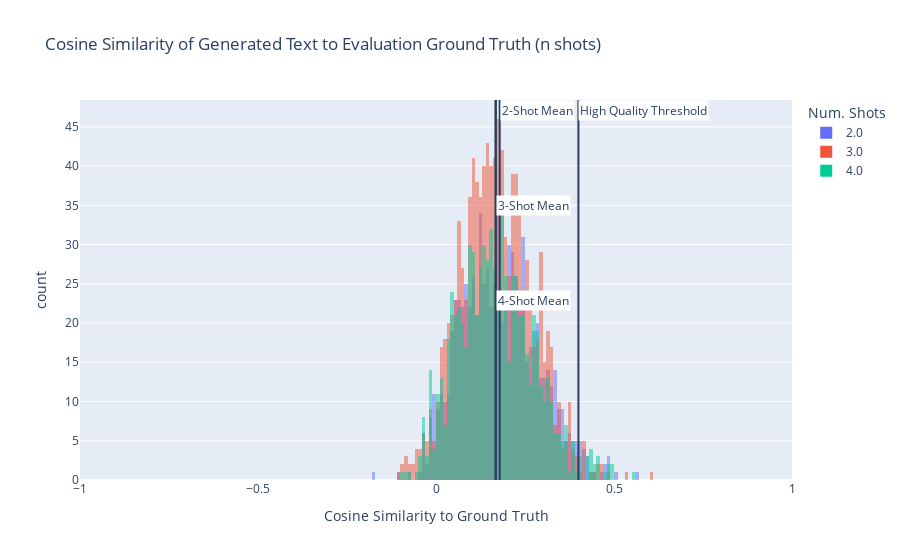

The code cell stored with this chart in its notebook:
### Markdown cell above
**Comparison of Block-Level Cosine Similarity Across n-Shots**

### Code cell
data_w = pq.read_table('2_shots.parquet').to_pandas().drop(['X', 'Y-HAT', 'Y'], axis=1)
data_w['num_shots'] = [2 for i in range(len(data_w))]

data = pq.read_table('3_shots.parquet').to_pandas().drop(['X', 'Y-HAT', 'Y'], axis=1)
data['num_shots'] = [3 for i in range(len(data))]

data_t = pq.read_table('4_shots.parquet').to_pandas().drop(['X', 'Y-HAT', 'Y'], axis=1)
data_t['num_shots'] = [4 for i in range(len(data_t))]

plot = pd.concat([data_w, data, data_t])
plot = plot.astype(float)

fig = px.histogram(plot,
                   x='SIMILARITY',
                   color='num_shots',
                   range_x=[-1,1],
                   barmode='overlay',
                   title=f'Cosine Similarity of Generated Text to Evaluation Ground Truth (n shots)',
                   labels={'num_shots':'Num. Shots', 'SIMILARITY':'Cosine Similarity to Ground Truth'})
#fig.update_layout(bargap=0.01)
fig.add_vline(x=hq_threshold, annotation={'text':'High Quality Threshold', 'bgcolor':'white', 'x':hq_threshold})

fig.add_vline(x=data_w.SIMILARITY.astype(float).mean(), annotation={'text':'2-Shot Mean', 'bgcolor':'white', 'x':data_w.SIMILARITY.astype(float).mean()})
fig.add_vline(x=data.SIMILARITY.astype(float).mean(), annotation={'text':'3-Shot Mean', 'bgcolor':'white', 'y':0.75, 'x':data.SIMILARITY.astype(float).mean()})
fig.add_vline(x=data_t.SIMILARITY.astype(float).mean(), annotation={'text':'4-Shot Mean', 'bgcolor':'white', 'y':0.5, 'x':data_t.SIMILARITY.astype(float).mean()})

fig.show()
print(len(data_w), len(data), len(data_t))

### Figure 1 — Plotly figure (JSON) as saved in the notebook; plotly's stock layout.template omitted (floating-point values rounded to 4 significant figures; data arrays with more than 128 entries replaced by an {"elided": "..."} marker saying what was removed)
{"data": [{"alignmentgroup": "True", "bingroup": "x", "hovertemplate": "Num. Shots=2.0<br>Cosine Similarity to Ground Truth=%{x}<br>count=%{y}<extra></extra>", "legendgroup": "2.0", "marker": {"color": "#636efa", "opacity": 0.5, "pattern": {"shape": ""}}, "name": "2.0", "offsetgroup": "2.0", "orientation": "v", "showlegend": true, "type": "histogram", "visible": true, "x": {"elided": "800 float values"}, "xaxis": "x", "yaxis": "y"}, {"alignmentgroup": "True", "bingroup": "x", "hovertemplate": "Num. Shots=3.0<br>Cosine Similarity to Ground Truth=%{x}<br>count=%{y}<extra></extra>", "legendgroup": "3.0", "marker": {"color": "#EF553B", "opacity": 0.5, "pattern": {"shape": ""}}, "name": "3.0", "offsetgroup": "3.0", "orientation": "v", "showlegend": true, "type": "histogram", "visible": true, "x": {"elided": "1054 float values"}, "xaxis": "x", "yaxis": "y"}, {"alignmentgroup": "True", "bingroup": "x", "hovertemplate": "Num. Shots=4.0<br>Cosine Similarity to Ground Truth=%{x}<br>count=%{y}<extra></extra>", "legendgroup": "4.0", "marker": {"color": "#00cc96", "opacity": 0.5, "pattern": {"shape": ""}}, "name": "4.0", "offsetgroup": "4.0", "orientation": "v", "showlegend": true, "type": "histogram", "visible": true, "x": {"elided": "770 float values"}, "xaxis": "x", "yaxis": "y"}], "layout": {"annotations": [{"bgcolor": "white", "showarrow": false, "text": "High Quality Threshold", "x": 0.4, "xanchor": "left", "xref": "x", "y": 1, "yanchor": "top", "yref": "y domain"}, {"bgcolor": "white", "showarrow": false, "text": "2-Shot Mean", "x": 0.1789, "xanchor": "left", "xref": "x", "y": 1, "yanchor": "top", "yref": "y domain"}, {"bgcolor": "white", "showarrow": false, "text": "3-Shot Mean", "x": 0.1682, "xanchor": "left", "xref": "x", "y": 0.75, "yanchor": "top", "yref": "y domain"}, {"bgcolor": "white", "showarrow": false, "text": "4-Shot Mean", "x": 0.1672, "xanchor": "left", "xref": "x", "y": 0.5, "yanchor": "top", "yref": "y domain"}], "autosize": true, "barmode": "overlay", "legend": {"title": {"text": "Num. Shots"}, "tracegroupgap": 0}, "shapes": [{"type": "line", "x0": 0.4, "x1": 0.4, "xref": "x", "y0": 0, "y1": 1, "yref": "y domain"}, {"type": "line", "x0": 0.1789, "x1": 0.1789, "xref": "x", "y0": 0, "y1": 1, "yref": "y domain"}, {"type": "line", "x0": 0.1682, "x1": 0.1682, "xref": "x", "y0": 0, "y1": 1, "yref": "y domain"}, {"type": "line", "x0": 0.1672, "x1": 0.1672, "xref": "x", "y0": 0, "y1": 1, "yref": "y domain"}], "title": {"text": "Cosine Similarity of Generated Text to Evaluation Ground Truth (n shots)"}, "xaxis": {"anchor": "y", "domain": [0, 1], "range": [-1, 1], "title": {"text": "Cosine Similarity to Ground Truth"}, "type": "linear"}, "yaxis": {"anchor": "x", "autorange": true, "domain": [0, 1], "range": [0, 48.42], "title": {"text": "count"}}}}
